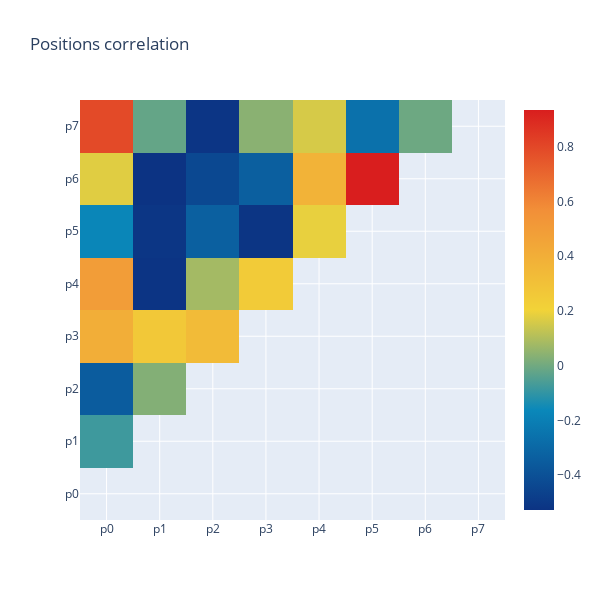

The cell this chart's notebook holds for it:
### Code cell
# Plotting Heatmap

# Masking the diagonal
mask = np.triu(np.ones_like(df_positions_corr, dtype=bool))
df_temp = df_positions_corr.mask(mask)

# Creating figure
fig = go.Figure()

# Creating trace
fig.add_trace(
    go.Heatmap(
        x=df_temp.columns,
        y=df_temp.columns,
        z=df_temp,
        colorscale="Portland",
    )
)

# Updating layout
fig.update_layout(
    title="Positions correlation",
    height=600,
    width=600,
)

# Showing figure
fig.show()

### Figure 1 — Plotly figure (JSON) as saved in the notebook; plotly's stock layout.template omitted (floating-point values rounded to 4 significant figures)
{"data": [{"colorscale": [[0, "rgb(12,51,131)"], [0.25, "rgb(10,136,186)"], [0.5, "rgb(242,211,56)"], [0.75, "rgb(242,143,56)"], [1, "rgb(217,30,30)"]], "type": "heatmap", "x": ["p0", "p1", "p2", "p3", "p4", "p5", "p6", "p7"], "y": ["p0", "p1", "p2", "p3", "p4", "p5", "p6", "p7"], "z": [[null, null, null, null, null, null, null, null], [-0.07921, null, null, null, null, null, null, null], [-0.3494, 0.02825, null, null, null, null, null, null], [0.4047, 0.2621, 0.3308, null, null, null, null, null], [0.495, -0.5207, 0.08095, 0.2467, null, null, null, null], [-0.1721, -0.5133, -0.3326, -0.5187, 0.1879, null, null, null], [0.1757, -0.527, -0.4351, -0.3389, 0.377, 0.9345, null, null], [0.7928, -0.01944, -0.5168, 0.03988, 0.1601, -0.2587, -0.005554, null]]}], "layout": {"height": 600, "title": {"text": "Positions correlation"}, "width": 600}}
